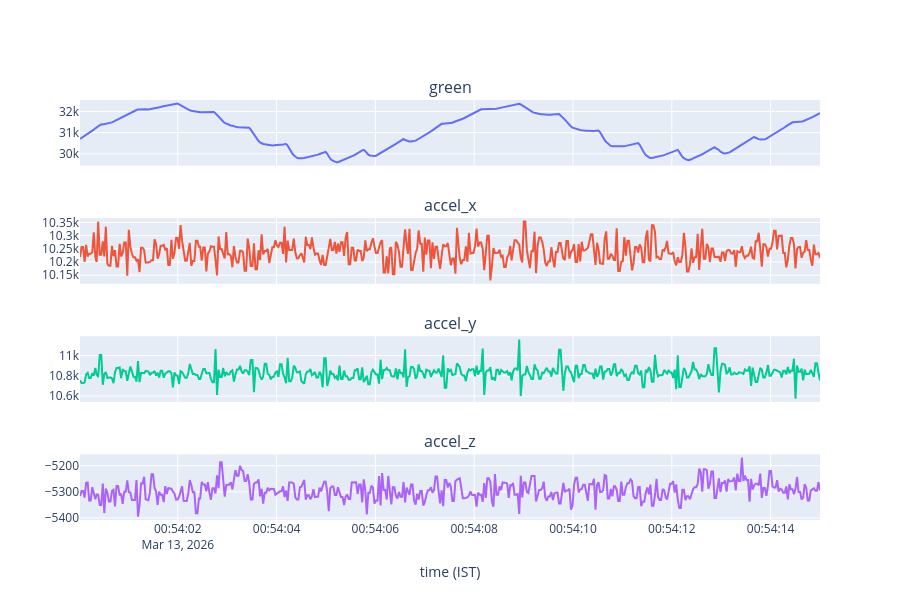

The notebook cell saved with this chart:
### Code cell
t = pd.to_datetime(data['timestamp'], unit='ms', utc=True).dt.tz_convert('Asia/Kolkata')

fig = make_subplots(rows=4, cols=1, shared_xaxes=True,
                    subplot_titles=('green', 'accel_x', 'accel_y', 'accel_z'))
# fig.add_trace(go.Scatter(x=t, y=data['hr'], name='hr'), row=1, col=1)
fig.add_trace(go.Scatter(x=t, y=data['green'], name='green'), row=1, col=1)
fig.add_trace(go.Scatter(x=t, y=data['accel_x'], name='accel_x'), row=2, col=1)
fig.add_trace(go.Scatter(x=t, y=data['accel_y'], name='accel_y'), row=3, col=1)
fig.add_trace(go.Scatter(x=t, y=data['accel_z'], name='accel_z'), row=4, col=1)
fig.update_xaxes(title_text='time (IST)', row=4, col=1)
fig.update_layout(height=600, showlegend=False)
fig.show()

### Figure 1 — Plotly figure (JSON) as saved in the notebook; plotly's stock layout.template omitted (floating-point values rounded to 4 significant figures; data arrays with more than 128 entries replaced by an {"elided": "..."} marker saying what was removed)
{"data": [{"name": "green", "type": "scatter", "x": {"elided": "481 str values"}, "xaxis": "x", "y": {"elided": "481 float values"}, "yaxis": "y"}, {"name": "accel_x", "type": "scatter", "x": {"elided": "481 str values"}, "xaxis": "x2", "y": {"elided": "481 float values"}, "yaxis": "y2"}, {"name": "accel_y", "type": "scatter", "x": {"elided": "481 str values"}, "xaxis": "x3", "y": {"elided": "481 float values"}, "yaxis": "y3"}, {"name": "accel_z", "type": "scatter", "x": {"elided": "481 str values"}, "xaxis": "x4", "y": {"elided": "481 float values"}, "yaxis": "y4"}], "layout": {"annotations": [{"font": {"size": 16}, "showarrow": false, "text": "green", "x": 0.5, "xanchor": "center", "xref": "paper", "y": 1, "yanchor": "bottom", "yref": "paper"}, {"font": {"size": 16}, "showarrow": false, "text": "accel_x", "x": 0.5, "xanchor": "center", "xref": "paper", "y": 0.7188, "yanchor": "bottom", "yref": "paper"}, {"font": {"size": 16}, "showarrow": false, "text": "accel_y", "x": 0.5, "xanchor": "center", "xref": "paper", "y": 0.4375, "yanchor": "bottom", "yref": "paper"}, {"font": {"size": 16}, "showarrow": false, "text": "accel_z", "x": 0.5, "xanchor": "center", "xref": "paper", "y": 0.1562, "yanchor": "bottom", "yref": "paper"}], "height": 600, "showlegend": false, "xaxis": {"anchor": "y", "domain": [0, 1], "matches": "x4", "showticklabels": false}, "xaxis2": {"anchor": "y2", "domain": [0, 1], "matches": "x4", "showticklabels": false}, "xaxis3": {"anchor": "y3", "domain": [0, 1], "matches": "x4", "showticklabels": false}, "xaxis4": {"anchor": "y4", "domain": [0, 1], "title": {"text": "time (IST)"}}, "yaxis": {"anchor": "x", "domain": [0.8438, 1]}, "yaxis2": {"anchor": "x2", "domain": [0.5625, 0.7188]}, "yaxis3": {"anchor": "x3", "domain": [0.2812, 0.4375]}, "yaxis4": {"anchor": "x4", "domain": [0, 0.1562]}}}
